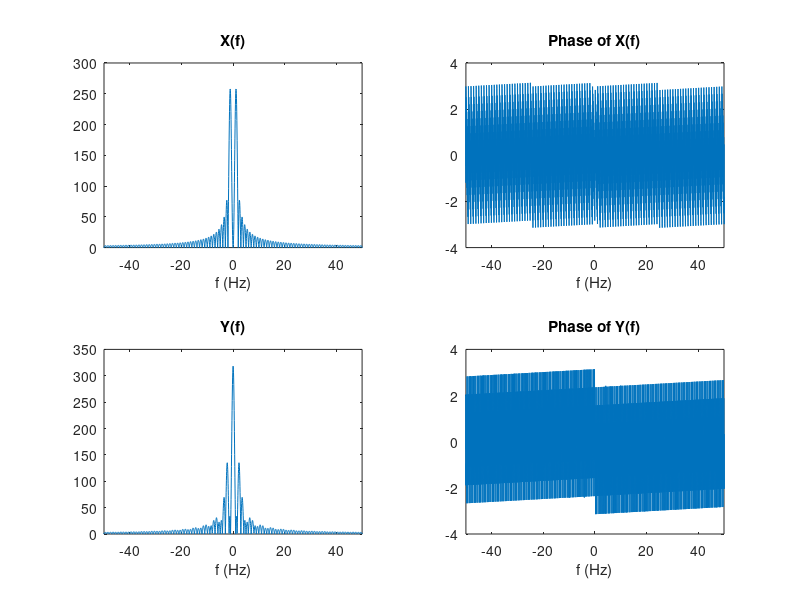
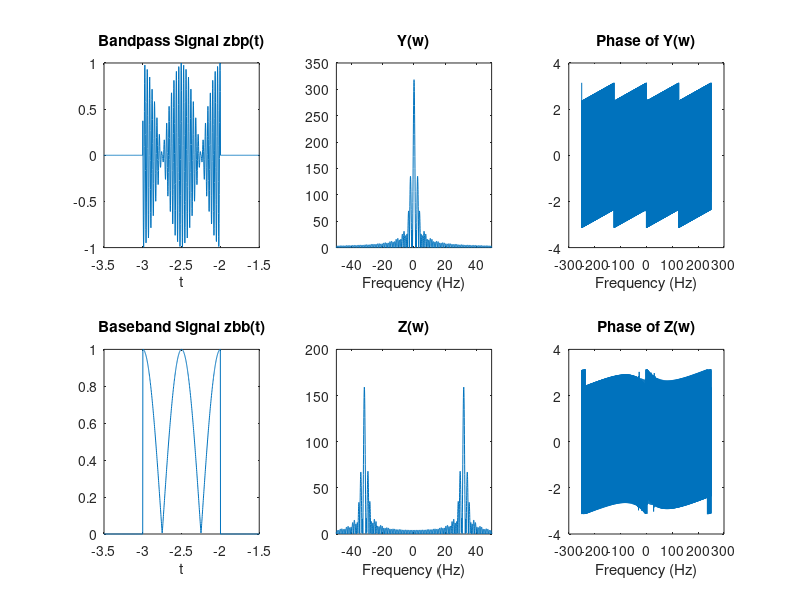

MATLAB code for these plots, in order: (Note: this script raises an error after producing the figures.)
close all; clear; clc;

%% Quesiton 5
N = 10000;
t = linspace(-10, 10, N); fs = N/20;
frequency = 1; T = 1/frequency;
rect = t;
rect (rect<0|rect>T) = 0; rect (rect>0&rect<T) = 1;
x = rect .* cos(2*pi*frequency*t);
X = (fft(x.*rect))/fs;
Xs = fftshift(X);
normofX = (sum(abs(Xs.^2)))*(500/N);
normofx = (sum(abs(x.^2)))*(20/N);

%% Question 6
wd = linspace(-pi, pi, N); f = wd*fs/(2*pi);
y = abs(circshift(x, -3*fs));
X = fft(x); Xs = fftshift(X);
Y = fft(y); Ys = fftshift(Y);

figure;
subplot(2,2,1);
plot(f, abs(Xs));
title("X(f)");
xlabel("f (Hz)");
xlim([-50 50])


subplot(2,2,3);
plot(f, abs(Ys));
title("Y(f)");
xlabel("f (Hz)");
xlim([-50 50])


subplot(2,2,2);
plot(f, angle(Xs));
title("Phase of X(f)");
xlabel("f (Hz)");
xlim([-50 50])


subplot(2,2,4);
plot(f, angle(Ys));
title("Phase of Y(f)");
xlabel("f (Hz)");
xlim([-50 50])


%% Question 7

theta = pi/3;
zbp = y.*cos((64*pi*t)+theta); 
zbb = y.*(cos(theta)+1j*sin(theta));

Z = fft(zbp);
Zs = fftshift(Z);

figure;
subplot(2,3,1);
plot(t, zbp);
title("Bandpass Signal zbp(t)");
xlabel("t");
xlim([-3.5 -1.5]);

subplot(2,3,4);
plot(t, abs(zbb));
title("Baseband Signal zbb(t)");
xlabel("t");
xlim([-3.5 -1.5]);

subplot(2,3,2);
plot(f, abs(Ys));
title("Y(w)");
xlabel("Frequency (Hz)");
xlim([-50, 50]);

subplot(2,3,5);
plot(f, abs(Zs));
title("Z(w)");
xlabel("Frequency (Hz)");
xlim([-50, 50]);

subplot(2,3,3);
plot(f, angle(Ys));
title("Phase of Y(w)");
xlabel("Frequency (Hz)");


subplot(2,3,6);
plot(f, angle(Zs));
title("Phase of Z(w)");
xlabel("Frequency (Hz)");


%% Question 8
[Hx, HX] = HilbertTransform(x, f);
[Hy, HY] = HilbertTransform(y, f);
[Hz, HZ] = HilbertTransform(zbp, f);

figure;
subplot(2,3,1);
plot(f, abs(Hx));
title("H(w) of x");
xlabel("Frequency (Hz)")

subplot(2,3,2);
plot(f, abs(Hy));
title("H(w) of y");
xlabel("Frequency (Hz)")

subplot(2,3,3);
plot(f, abs(Hz));
title("H(w) of z");
xlabel("Frequency (Hz)")

subplot(2,3,4);
plot(t, HX);
title("H(t) of x");
xlabel("t")
xlim([-10, 10]);

subplot(2,3,5);
plot(t, HY);
title("H(t) of y");
xlabel("t")
xlim([-10, 10]);

subplot(2,3,6);
plot(t, HZ);
title("H(t) of z");
xlabel("t")
xlim([-10, 10]);

%% Question 9
orthox = dot(x, HX);
orthoy = dot(y, HY);
orthoz = dot(zbp, HZ);

% The dot products of x, y, z, with their Hilbert transforms are very close to 0
% which tells us that they are orthogonal.
%% Functions
function [outf, outt] = HilbertTransform(signal, f)
    outf1 = sign(f) .* -1i .* fftshift(fft(signal));
    outf = real(outf1);
    outt = real(ifft(fftshift(outf1)));
end
